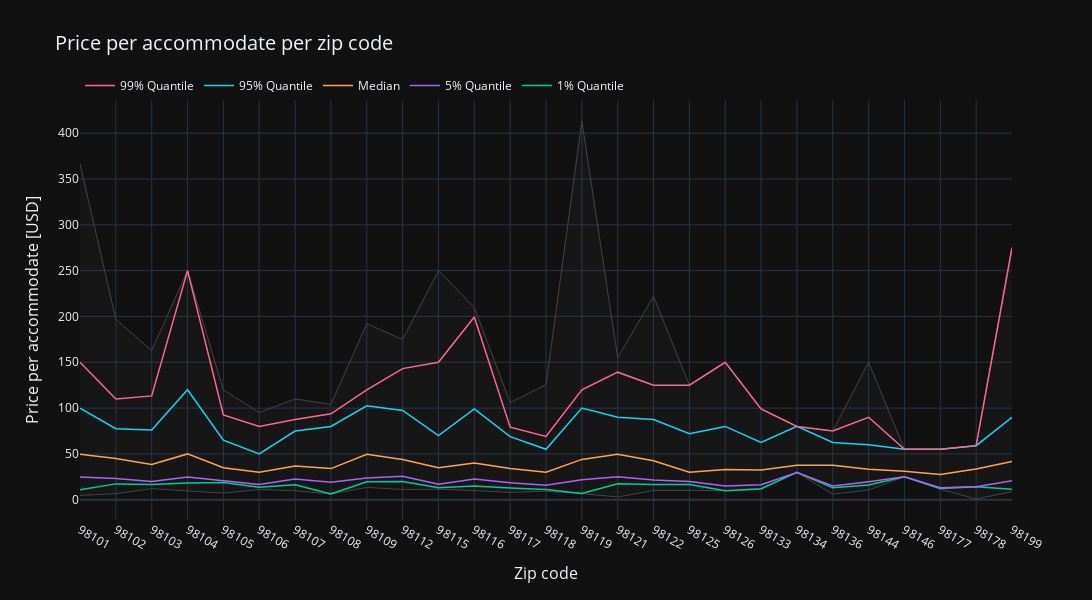

The notebook cell this image was saved under:
### Markdown cell above
##### Line Plot

### Code cell
fig = go.Figure([
    go.Scatter(
        name='Minimum',
        x=df_agg_zip['zipcode'],
        y=df_agg_zip['min'],
        mode='lines',
        marker=dict(color="#444"),
        line=dict(width=1),
        showlegend=False
    ),
    go.Scatter(
        name='Maximum',
        x=df_agg_zip['zipcode'],
        y=df_agg_zip['max'],
        marker=dict(color="#444"),
        line=dict(width=1),
        mode='lines',
        fillcolor='rgba(68, 68, 68, .1)',
        fill='tonexty',
        showlegend=False
    )
])

lines = ['q01', 'q05', 'median', 'q95', 'q99']
line_dict = {
    'q01' : '1% Quantile',
    'q05' : '5% Quantile',
    'median' : 'Median',
    'q95' : '95% Quantile',
    'q99' : '99% Quantile'
    }

for l in lines:
    fig.add_trace(
        go.Scatter(
            name=line_dict[l],
            x=df_agg_zip['zipcode'],
            y=df_agg_zip[l],
            line=dict(width=1.5),
            mode='lines',
            showlegend=True
        ),
    )


fig.update_layout(
    yaxis_title='Price per accommodate [USD]',
    xaxis_title = 'Zip code',
    title='Price per accommodate per zip code',
    title_font = {"size": 20},
    hovermode="x",
    template='plotly_dark',
    width = 1200,
    height = 600
)

fig.update_yaxes(
    title_font = {"size": 16},
    tickfont = {"size": 12}
    )

fig.update_xaxes(
    title_font = {"size": 16},
    tickfont = {"size": 12}
    )

fig.update_layout(legend=dict(
    orientation="h",
    yanchor="bottom",
    y=1,
    xanchor="left",
    x=0
))

# fig.update_xaxes(tick0 = 0, dtick = 4)

fig.show()

### Figure 1 — Plotly figure (JSON) as saved in the notebook; plotly's stock layout.template omitted (floating-point values rounded to 4 significant figures)
{"data": [{"line": {"width": 1}, "marker": {"color": "#444"}, "mode": "lines", "name": "Minimum", "showlegend": false, "type": "scatter", "x": ["98101", "98102", "98103", "98104", "98105", "98106", "98107", "98108", "98109", "98112", "98115", "98116", "98117", "98118", "98119", "98121", "98122", "98125", "98126", "98133", "98134", "98136", "98144", "98146", "98177", "98178", "98199"], "y": [4.8, 6.5, 12.1, 9.7, 7.2, 11.2, 9.8, 6.2, 13.5, 11.2, 11.5, 10, 8, 9.3, 6.7, 3, 10, 10.2, 9.8, 11.3, 29.8, 6, 10.6, 25, 11.5, 0.8, 8.8]}, {"fill": "tonexty", "fillcolor": "rgba(68, 68, 68, .1)", "line": {"width": 1}, "marker": {"color": "#444"}, "mode": "lines", "name": "Maximum", "showlegend": false, "type": "scatter", "x": ["98101", "98102", "98103", "98104", "98105", "98106", "98107", "98108", "98109", "98112", "98115", "98116", "98117", "98118", "98119", "98121", "98122", "98125", "98126", "98133", "98134", "98136", "98144", "98146", "98177", "98178", "98199"], "y": [366.5, 197, 162.8, 250, 120, 95.2, 110, 104, 192, 175, 250, 210, 106, 125.6, 413.3, 155, 222, 125, 150, 99, 80, 75, 150, 55, 55, 59, 275]}, {"line": {"width": 1.5}, "mode": "lines", "name": "1% Quantile", "showlegend": true, "type": "scatter", "x": ["98101", "98102", "98103", "98104", "98105", "98106", "98107", "98108", "98109", "98112", "98115", "98116", "98117", "98118", "98119", "98121", "98122", "98125", "98126", "98133", "98134", "98136", "98144", "98146", "98177", "98178", "98199"], "y": [10.8, 17.3, 16.7, 18.2, 18.8, 13.7, 16.3, 6.2, 19.5, 20, 13, 15, 12.7, 11.2, 6.7, 17.5, 16.5, 16.7, 9.8, 12, 29.8, 13, 16.2, 25, 12.4, 14.1, 11.5]}, {"line": {"width": 1.5}, "mode": "lines", "name": "5% Quantile", "showlegend": true, "type": "scatter", "x": ["98101", "98102", "98103", "98104", "98105", "98106", "98107", "98108", "98109", "98112", "98115", "98116", "98117", "98118", "98119", "98121", "98122", "98125", "98126", "98133", "98134", "98136", "98144", "98146", "98177", "98178", "98199"], "y": [24.8, 23.2, 20, 24.8, 20.8, 16.5, 22.5, 19, 23.8, 25.5, 16.9, 22.5, 18.6, 15.7, 21.8, 25, 21.4, 20, 15, 16.3, 29.8, 15, 19.7, 25, 13.2, 14.1, 20.8]}, {"line": {"width": 1.5}, "mode": "lines", "name": "Median", "showlegend": true, "type": "scatter", "x": ["98101", "98102", "98103", "98104", "98105", "98106", "98107", "98108", "98109", "98112", "98115", "98116", "98117", "98118", "98119", "98121", "98122", "98125", "98126", "98133", "98134", "98136", "98144", "98146", "98177", "98178", "98199"], "y": [49.7, 45, 38.5, 50, 35, 30, 36.7, 34, 49.5, 44, 35, 40, 34, 30, 44, 49.5, 42.5, 30, 33, 32.5, 37.5, 37.5, 33.3, 31.2, 27.5, 33.5, 41.7]}, {"line": {"width": 1.5}, "mode": "lines", "name": "95% Quantile", "showlegend": true, "type": "scatter", "x": ["98101", "98102", "98103", "98104", "98105", "98106", "98107", "98108", "98109", "98112", "98115", "98116", "98117", "98118", "98119", "98121", "98122", "98125", "98126", "98133", "98134", "98136", "98144", "98146", "98177", "98178", "98199"], "y": [100, 77.5, 76.2, 120, 65, 50, 75, 80, 102.5, 97.5, 70, 99, 68.8, 55, 100, 90, 87.5, 72, 80, 62.5, 80, 62.5, 60, 55, 55, 59, 90]}, {"line": {"width": 1.5}, "mode": "lines", "name": "99% Quantile", "showlegend": true, "type": "scatter", "x": ["98101", "98102", "98103", "98104", "98105", "98106", "98107", "98108", "98109", "98112", "98115", "98116", "98117", "98118", "98119", "98121", "98122", "98125", "98126", "98133", "98134", "98136", "98144", "98146", "98177", "98178", "98199"], "y": [150, 110, 113.3, 250, 92.5, 80, 87.5, 93.8, 120, 143.1, 150, 199.5, 79.2, 69, 120, 139.2, 125, 125, 150, 99, 80, 75, 90, 55, 55, 59, 275]}], "layout": {"height": 600, "hovermode": "x", "legend": {"orientation": "h", "x": 0, "xanchor": "left", "y": 1, "yanchor": "bottom"}, "title": {"font": {"size": 20}, "text": "Price per accommodate per zip code"}, "width": 1200, "xaxis": {"tickfont": {"size": 12}, "title": {"font": {"size": 16}, "text": "Zip code"}}, "yaxis": {"tickfont": {"size": 12}, "title": {"font": {"size": 16}, "text": "Price per accommodate [USD]"}}}}
